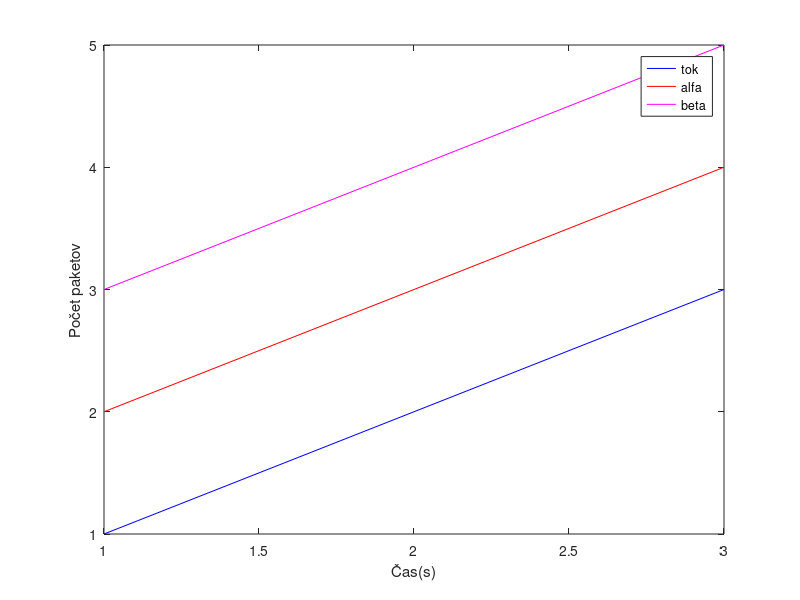

This chart was generated by the following MATLAB code:
clc
clear
x = [1,2,3];
y = [2,3,4];
z = [3,4,5];
plot(x,'b')
hold on
plot(y,'r')
hold on
plot(z,'m')
legend("tok","alfa","beta");
ylabel("Počet paketov")
xlabel("Čas(s)")